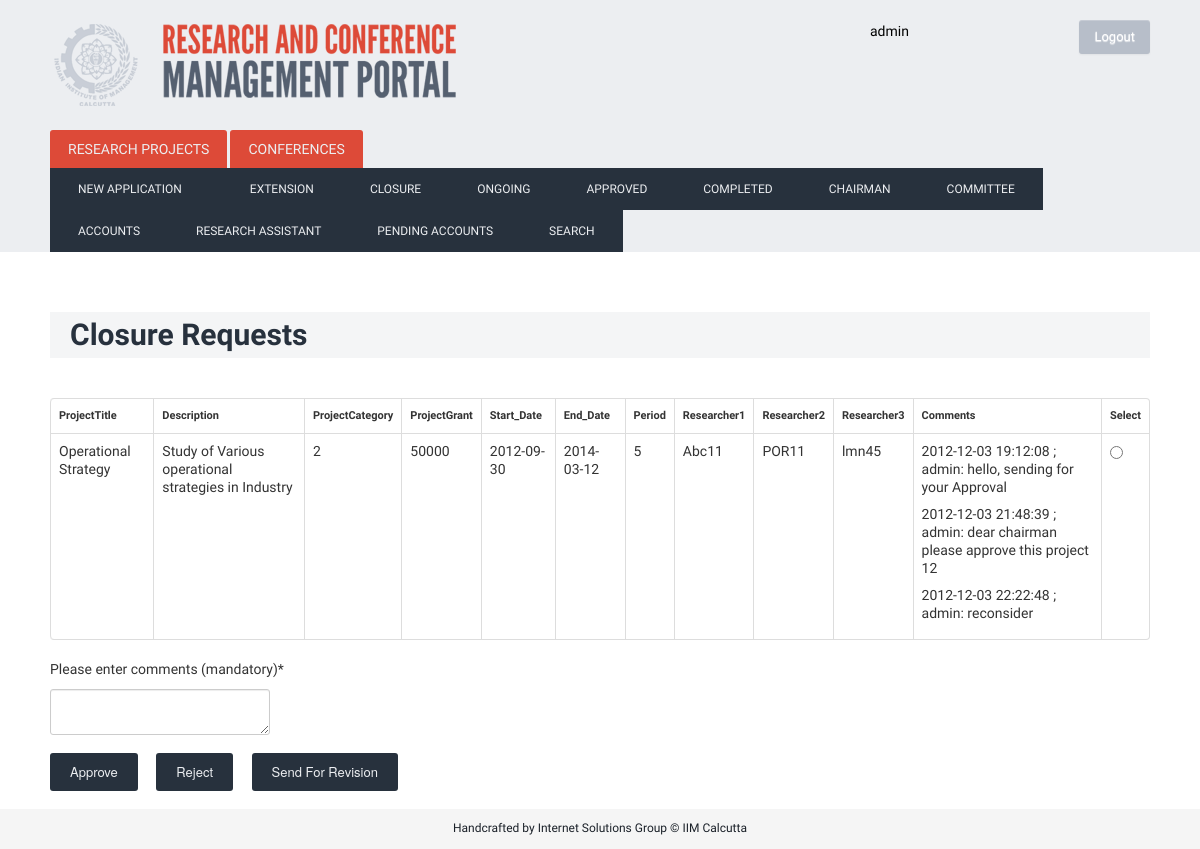
Page /index.php/completion_chairman (signed in) on the committed database.
### tables this page shows
CREATE TABLE IF NOT EXISTS `project` (
  `ProjectTitle` varchar(400) NOT NULL,
  `WorkOrderId` varchar(1000) NOT NULL,
  `ProjectId` bigint(200) NOT NULL AUTO_INCREMENT,
  `Description` varchar(2000) NOT NULL,
  `App_Date` timestamp NOT NULL DEFAULT CURRENT_TIMESTAMP COMMENT 'The  date of application of the project',
  `Start_Date` date NOT NULL,
  `End_Date` date NOT NULL,
  `Researcher1` varchar(80) NOT NULL,
  `Researcher2` varchar(80) NOT NULL,
  `Researcher3` varchar(80) NOT NULL,
  `ProjectCategory` varchar(30) NOT NULL,
  `ProjectGrant` int(11) NOT NULL,
  `PStatus` varchar(50) NOT NULL,
  `Deliverables` varchar(500) NOT NULL,
  `cases` int(11) NOT NULL DEFAULT '0',
  `journals` int(11) NOT NULL DEFAULT '0',
  `chapters` int(11) NOT NULL DEFAULT '0',
  `conference` int(11) NOT NULL DEFAULT '0',
  `paper` int(11) NOT NULL DEFAULT '0',
  `books` int(11) NOT NULL DEFAULT '0',
  `comm_approval` int(11) NOT NULL DEFAULT '0',
  `ResearchAssistanceBudget` int(11) NOT NULL,
  `RCEBudget` int(11) NOT NULL,
  `InvestigatorsBudget` int(11) NOT NULL,
  `TravelAccoBudget` int(11) NOT NULL,
  `CommunicationBudget` int(11) NOT NULL,
  `ITCostsBudget` int(11) NOT NULL,
  `DisseminationBudget` int(11) NOT NULL,
  `ContingencyBudget` int(11) NOT NULL,
  PRIMARY KEY (`ProjectId`),
  UNIQUE KEY `ProjectId` (`ProjectId`),
  UNIQUE KEY `ProjectId_2` (`ProjectId`)
);

CREATE TABLE IF NOT EXISTS `projectcompleted` (
  `ProjectId` bigint(200) NOT NULL,
  `Period` bigint(200) NOT NULL,
  `ApprovalPending` varchar(50) NOT NULL DEFAULT 'admin'
);

CREATE TABLE IF NOT EXISTS `comment` (
  `Project_ID` bigint(200) NOT NULL,
  `Comment` varchar(5000) NOT NULL,
  `Comment_type` varchar(50) NOT NULL,
  `User` varchar(50) NOT NULL,
  `User_type` int(11) NOT NULL,
  `Date` timestamp NOT NULL DEFAULT CURRENT_TIMESTAMP
);

### index.php (called while the page is built, shortened)
<?php
require_once BASEPATH.'core/CodeIgniter.php';

### application/models/project_model.php (called while the page is built, shortened)
<?PHP
class Project_model extends CI_Model {
	function project_completion_chairman()
		{
		$queryStr='Select project.*,projectcompleted.* From project Inner Join projectcompleted On project.ProjectId = projectcompleted.ProjectId where  ApprovalPending = "chairman" Order By projectcompleted.ProjectId;';
		$query = $this->db->query($queryStr);
		return $query;
		}
	function getcomment($ProjectID, $usertype)
	{
		$queryStr='SELECT * FROM comment WHERE Project_ID='.$ProjectID.';';
		$query = $this->db->query($queryStr);
		return $query->result();
	}
}
?>

### application/controllers/Completion_chairman.php (the view, shortened to what this page needs)
<?PHP
class Completion_chairman extends CI_Controller
	{
	function index()
		{
			$data['myClass']=$this;
			$data['action']=0;
			if($_SESSION['usertype']==1){
				$this->load->view('layout',$data);
			} elseif ($_SESSION['usertype']==2){
				$this->load->view('layoutComm',$data);
			} elseif($_SESSION['usertype']==3){
				$this->load->view('layoutChairman',$data);
			}
			else{
			header("location:login");
			}
		}
	function load_php()
				{
				echo '<h1>Closure Requests</h1>';
				$this->load->model('project_model');
				$Query= $this->project_model->project_completion_chairman();
				echo '<FORM METHOD=POST ACTION="CompletionCheckChairmanRequest">
				<TABLE width="90%" border="1" bordercolor="#993300" align="center" cellpadding="3" cellspacing="1" class="table_border_both_left"><tr  class="heading_table_top">
					 <table class="table table-bordered">
					<tr><TD><h4>ProjectTitle</h4></TD><TD><h4>Description</h4></TD><TD><h4>ProjectCategory</h4></TD><TD><h4>ProjectGrant</h4><TD><h4>Start_Date</h4></TD><TD><h4>End_Date</h4></TD><TD><h4>Period</h4></TD><TD><h4>Researcher1</h4></TD><TD><h4>Researcher2</TD><TD><h4>Researcher3</TD><TD><h4>Comments</h4></TD><TD><h4>Select</h1></TD></tr>
					<tbody>';
					 foreach($Query->result() as $row)
					 {
						 echo '<TR><TD>';
						 print $row->ProjectTitle;
						 echo '</TD><TD>';
						 print $row->Description;
						 echo '</TD><TD>';
						 print $row->ProjectCategory;
						 echo '</TD><TD>';
						 print $row->ProjectGrant;
						 echo '</TD><TD>';
						 print $row->Start_Date;
						 echo '</TD><TD>';
						 print $row->End_Date;
						 echo '</TD><TD>';
						 print $row->Period;
						 echo '</TD><TD>';
						 print $row->Researcher1;
						 echo '</TD><TD>';
						 print $row->Researcher2;
						 echo '</TD><TD>';
						 print $row->Researcher3;
					         echo '</TD><TD>';
						 $Result=$this->project_model->getComment($row->ProjectId, $_SESSION['usertype']);
						 foreach($Result as $row1)
						 {
							 echo '<p>'.$row1->Date.' ; '.$row1->User.': '.$row1->Comment.'</p>';
						 }
						 echo '</TD><TD><INPUT TYPE="RADIO" NAME="ProjectSelected" VALUE="'.$row->ProjectId.'"></TD></TR>';
					 }
				echo '</tbody></TABLE>
				<p>Please enter comments (mandatory)*</p>
				<p><textarea name="comment" ></textarea></p>
				<INPUT TYPE=SUBMIT name ="RequestType" value="Approve">
				<INPUT TYPE=SUBMIT name="RequestType" value="Reject">
				<INPUT TYPE=SUBMIT name="RequestType" value="Send For Revision">
				</FORM>';
				}
	}
?>

### static/css/custom.css (style rules this page uses)
html, body { height: 100%; }
body { background: url('/static/img/denim.png'); font-family: 'Droid Sans', sans-serif; font-weight: normal; font-size: 14px; line-height: 1.6; }
h4 { font-size: 11px; }
h1 { color: #27313D; margin-top: 60px; margin-bottom: 40px; font-weight: bold; background: #F4F5F6; padding: 5px 20px; }
input[type=submit] { border: none; padding: 10px 20px; margin-right: 15px; color: #ECEEF1; background: #27313D; -webkit-border-radius: 3px; -moz-border-radius: 3px; border-radius: 3px; cursor: pointer; }

### rows in the picture
project: ProjectTitle "Operational Strategy", Description "Study of Various operational strategies in Industry", ProjectCategory "2", ProjectGrant "50000", Start_Date "2012-09-30", End_Date "2014-03-12", projectcompleted.Period "5", Researcher1 "Abc11", Researcher2 "POR11", Researcher3 "lmn45"
comment: Date "2012-12-03 19:12:08", User "admin", Comment "hello, sending for your Approval"
comment: Date "2012-12-03 21:48:39", User "admin", Comment "dear chairman please approve this project 12"
comment: Date "2012-12-03 22:22:48", User "admin", Comment "reconsider"

### other values in the picture
$name "admin"
